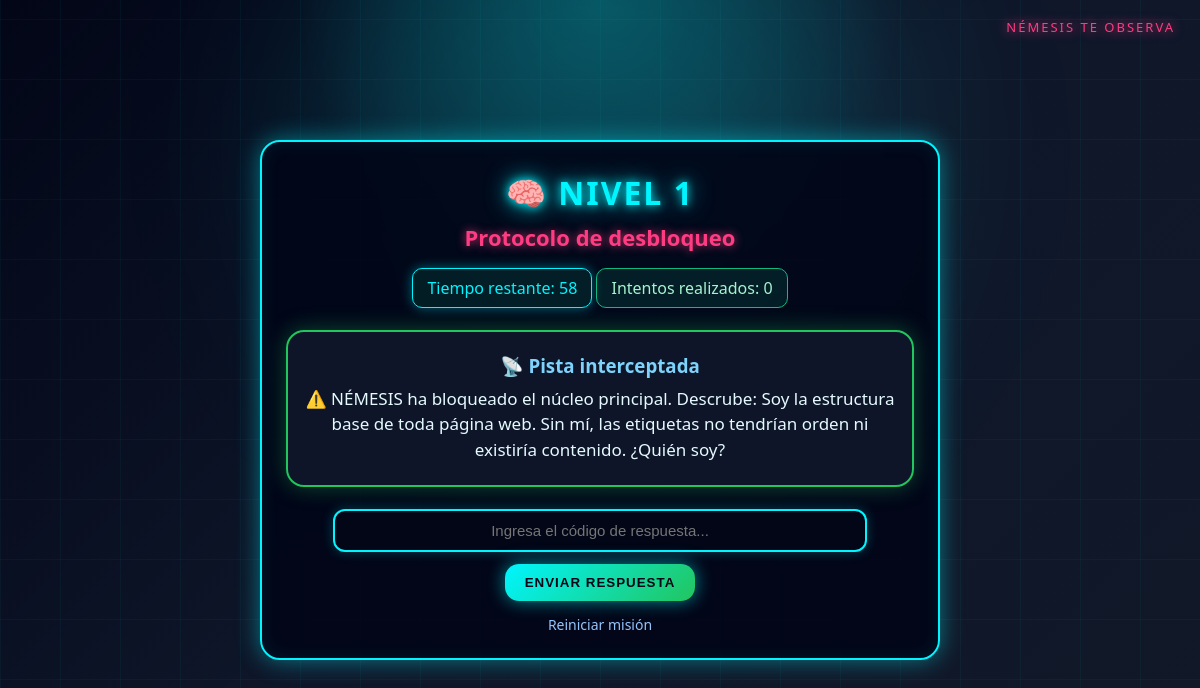
Page /juego.php on the earlier database version.
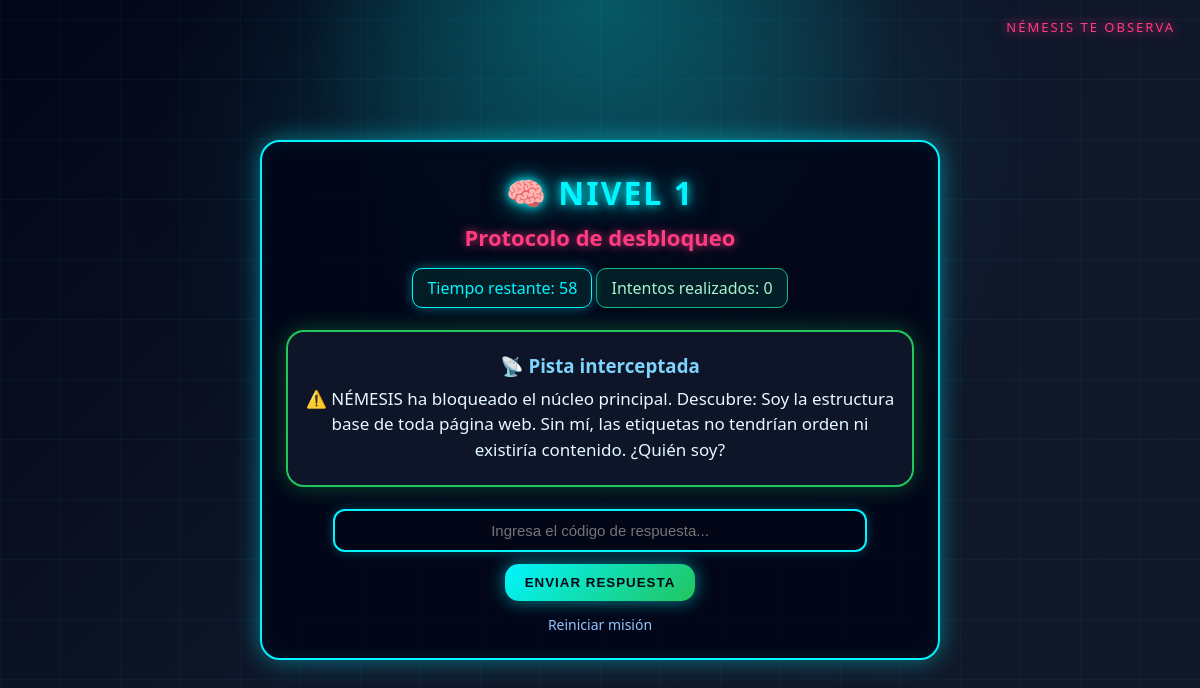
Same page on the later database version.
### tables this page shows
CREATE TABLE pistas (
    id INT AUTO_INCREMENT PRIMARY KEY,
    pregunta TEXT NOT NULL,
    respuesta VARCHAR(100) NOT NULL,
    mensaje_exito TEXT NOT NULL,
    orden INT NOT NULL
);

### juego.php (the view, shortened to what this page needs)
<?php
include("conexion.php");
$nivel = $_SESSION["nivel"];
$sql = "SELECT * FROM pistas WHERE orden = $nivel";
$resultado = $conexion->query($sql);
$pista = $resultado->fetch_assoc();
?>
<!DOCTYPE html>
<html lang="es">
<head>
    <link rel="stylesheet" href="estilos.css?v=999">
</head>
<body>
<div class="ojo-nemesis">NÉMESIS TE OBSERVA</div>
    <div class="contenedor nivel-<?php echo $nivel; ?>">
        <h1>🧠 NIVEL <?php echo $nivel; ?></h1>
        <h2>Protocolo de desbloqueo</h2>
        <div id="temporizador">Tiempo restante: 60</div>
        <div class="estado-sistema">
            Intentos realizados: <?php echo $_SESSION["intentos"]; ?>
        </div>
        <div class="pista">
            <h3>📡 Pista interceptada</h3>
            <p><?php echo $pista["pregunta"]; ?></p>
        </div>
        <form method="POST" onsubmit="return validarFormulario();">
            <input
                type="text"
                name="respuesta"
                id="respuesta"
                placeholder="Ingresa el código de respuesta..."
                autocomplete="off"
            >
            <button type="submit">
                ENVIAR RESPUESTA
            </button>
        </form>
        <a href="index.php" class="volver">
            Reiniciar misión
        </a>
    </div>
</body>
</html>

### estilos.css (style rules this page uses)
* { box-sizing: border-box; }
html, body { width: 100%; max-width: 100%; overflow-x: hidden; }
body { margin: 0; padding: 15px; font-family: 'Segoe UI', Arial, sans-serif; min-height: 100vh; background: radial-gradient(circle at top, rgba(0, 255, 255, 0.22), transparent 30%), linear-gradient(135deg, #020617, #0f172a, #111827); color: #e5faff; display: flex; justify-content: center; align-items: center; overflow-x: hidden; overflow-y: auto; position: relative; }
body::before { content: ""; position: fixed; width: 100vw; height: 100vh; background: repeating-linear-gradient( 90deg, rgba(0, 255, 255, 0.04) 0px, rgba(0, 255, 255, 0.04) 1px, transparent 1px, transparent 60px ), repeating-linear-gradient( 0deg, rgba(0, 255, 255, 0.04) 0px, rgba(0, 255, 255, 0.04) 1px, transparent 1px, transparent 60px ); animation: moverFondo 20s linear infinite; left: 0; top: 0; z-index: -2; }
body::after { content: ""; position: fixed; width: 600px; height: 600px; background: rgba(0, 245, 255, 0.12); filter: blur(90px); border-radius: 50%; top: -150px; left: 50%; transform: translateX(-50%); z-index: -1; }
.contenedor { width: 90%; max-width: 680px; padding: 24px; margin: 30px auto; text-align: center; background: rgba(2, 6, 23, 0.92); border: 2px solid #00f5ff; border-radius: 20px; box-shadow: 0 0 25px rgba(0, 245, 255, 0.45), inset 0 0 20px rgba(0, 245, 255, 0.08); animation: aparecer 0.8s ease; overflow: visible; }
h1 { color: #00f5ff; text-shadow: 0 0 10px #00f5ff, 0 0 25px rgba(0, 245, 255, 0.8); letter-spacing: 2px; margin: 5px 0; font-size: clamp(22px, 4vw, 32px); text-transform: uppercase; }
h2 { color: #ff3b81; text-shadow: 0 0 10px rgba(255, 59, 129, 0.8); font-size: clamp(16px, 3vw, 22px); margin: 8px 0; }
h3 { color: #7dd3fc; margin: 6px 0; }
.estado-sistema, #temporizador { display: inline-block; margin: 8px auto; padding: 8px 14px; border-radius: 10px; color: #a7f3d0; background: rgba(16, 185, 129, 0.12); border: 1px solid #10b981; }
#temporizador { color: #00f5ff; border-color: #00f5ff; box-shadow: 0 0 12px rgba(0, 245, 255, 0.4); }
.pista { margin: 14px 0; padding: 15px; background: rgba(15, 23, 42, 0.95); border: 2px solid #22c55e; border-radius: 18px; box-shadow: 0 0 22px rgba(34, 197, 94, 0.35); }
.pista p { font-size: clamp(14px, 2.4vw, 17px); line-height: 1.5; margin: 8px 0; }
input[type="text"] { width: 85%; padding: 11px; margin: 8px 0 12px; border: 2px solid #00f5ff; border-radius: 12px; background: #020617; color: #e5faff; font-size: 15px; text-align: center; outline: none; box-shadow: 0 0 12px rgba(0, 245, 255, 0.25); }
button, .boton { display: inline-block; padding: 11px 20px; background: linear-gradient(135deg, #00f5ff, #22c55e); color: #020617; border: none; border-radius: 14px; font-weight: bold; text-decoration: none; cursor: pointer; letter-spacing: 1px; text-transform: uppercase; box-shadow: 0 0 18px rgba(0, 245, 255, 0.55); transition: 0.3s; }
.volver { display: block; margin-top: 14px; color: #93c5fd; text-decoration: none; font-size: 14px; }
.ojo-nemesis { position: fixed; top: 18px; right: 25px; color: #ff3b81; font-size: 13px; letter-spacing: 2px; text-shadow: 0 0 12px #ff3b81; animation: parpadeoOjo 2s infinite; }
.nivel-1 { border-color: #00f5ff; }

Differences in the rows shown:
changed pistas: pregunta "…bloqueado el núcleo principal. Descrube: Soy la estructura base…" → "…bloqueado el núcleo principal. Descubre: Soy la estructura base…"
